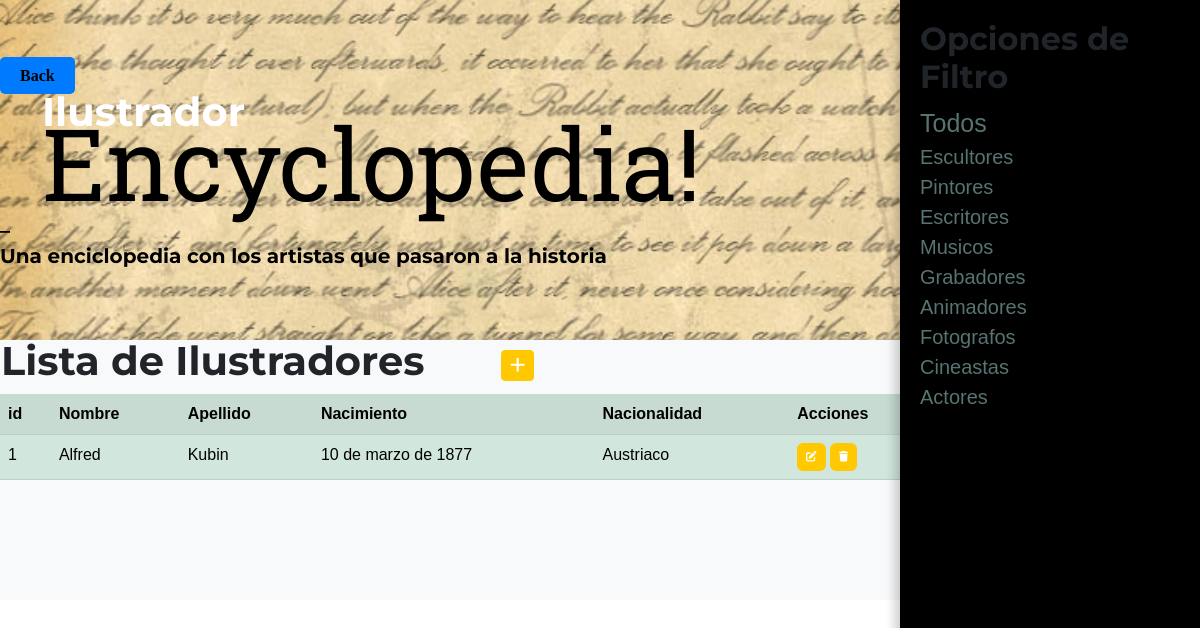
Screenshot of /encyclopedia/ilustrador/ with the database file from the repository.
### Salute_dEncyclopedia/models.py (models this page shows, shortened)
class Ilustrador(models.Model):
    nombre = models.CharField(max_length=50)
    apellido = models.CharField(max_length=50)
    nacimiento = models.DateField(default="Desconocido")
    profesion = models.CharField(max_length=50, default='Sin profesión especificada')
    nacionalidad = models.CharField(max_length=50, default='Sin nacionalidad especificada')
    class Meta:
        verbose_name = "Ilustrador"
        verbose_name_plural = "Ilustradores"

### Salute_dEncyclopedia/views.py (the view)
# urls.py: path('ilustrador/', IlustradorList.as_view(), name="Ilustrador"),
def ilustrador(request):
    contexto = {"Ilustradores": Ilustrador.objects.all()}
    return render(request, "Salute_dEncyclopedia/ailustrador.html", contexto)

### Salute_dEncyclopedia/templates/Salute_dEncyclopedia/ailustrador.html (shortened to what this page needs)
{% extends "Salute_dEncyclopedia/base.html" %}
{% load static %}
{% block titulo %}
<h1>Ilustrador</h1>
{% endblock titulo %}
{% block contenido %}
<!DOCTYPE html>
<html>
<head>
</head>
<body>
    <div id="filters-panel">
        <div id="filters-content">
            <h2>Opciones de Filtro</h2>
            <a class="link" href="{% url 'Salute_dEncyclopedia:Encyclopedia' %}" style="color: rgb(86, 116, 113); display: block;
            text-decoration: none; font-size: 25px;">Todos</a>
            <a class="link" href="{% url 'Salute_dEncyclopedia:Escultor' %}" style="color: rgb(86, 116, 113); display: block;
             text-decoration: none; font-size: 20px;">Escultores</a>
            <a class="link" href="{% url 'Salute_dEncyclopedia:Pintor' %}" style="color: rgb(86, 116, 113); display: block;
             text-decoration: none; font-size: 20px;">Pintores</a>
            <a class="link" href="{% url 'Salute_dEncyclopedia:Escritor' %}" style="color: rgb(86, 116, 113); display: block;
             text-decoration: none; font-size: 20px;">Escritores</a>
            <a class="link" href="{% url 'Salute_dEncyclopedia:Musico' %}" style="color: rgb(86, 116, 113); display: block;
             text-decoration: none; font-size: 20px;">Musicos</a>
            <a class="link" href="{% url 'Salute_dEncyclopedia:Grabador' %}" style="color: rgb(86, 116, 113); display: block;
             text-decoration: none; font-size: 20px;">Grabadores</a>
            <a class="link" href="{% url 'Salute_dEncyclopedia:Animador' %}" style="color: rgb(86, 116, 113); display: block;
             text-decoration: none; font-size: 20px;">Animadores</a>
            <a class="link" href="{% url 'Salute_dEncyclopedia:Fotografo' %}" style="color: rgb(86, 116, 113); display: block;
             text-decoration: none; font-size: 20px;">Fotografos</a>
            <a class="link" href="{% url 'Salute_dEncyclopedia:Cineasta' %}" style="color: rgb(86, 116, 113); display: block;
             text-decoration: none; font-size: 20px;">Cineastas</a>
            <a class="link" href="{% url 'Salute_dEncyclopedia:Actor' %}" style="color: rgb(86, 116, 113); display: block;
             text-decoration: none; font-size: 20px;">Actores</a>
        </div>
    </div>
</body>
</html>
<table>
    <tr>
        <td width="500"><h1>Lista de Ilustradores</h1></td>
        <td>
            <a
            href="{% url 'Salute_dEncyclopedia:create_ilustrador' %}"
            class="btn btn-primary btn-sm"
            ><i class="fa fa-plus fa-lg" title="New Record"> </i>
            </a>
        </td>
    </tr>
</table>
<table class="table table-success table-striped">
    <tr>
        <th>id</th>
        <th>Nombre</th>
        <th>Apellido</th>
        <th>Nacimiento</th>
        <th>Nacionalidad</th>
        <th>Acciones</th>
    </tr>
{% for i in Ilustradores %}
    <tr>
        <td>{{ i.id }}</td>
        <td>{{ i.nombre }}</td>
        <td>{{ i.apellido }}</td>
        <td>{{ i.nacimiento }}</td>
        <td>{{ i.nacionalidad }}</td>
        <td>
            <a
            href="{% url 'Salute_dEncyclopedia:update_ilustrador' i.id %}"
            class="btn btn-primary"
            style="--bs-btn-padding-y: .25rem; --bs-btn-padding-x: .5rem; --bs-btn-font-size: .75rem;"
            ><i class="fa fa-edit fa-sm" title="Edit Record"></i>
            </a>
            <a
                href="{% url 'Salute_dEncyclopedia:delete_ilustrador' i.id %}"
                class="btn btn-primary"
                style="--bs-btn-padding-y: .25rem; --bs-btn-padding-x: .5rem; --bs-btn-font-size: .75rem;"
                ><i class="fa fa-trash fa-sm" title="Delete"></i>
                </a>
        </td>
    </tr>
{% endfor %}
</table>
{% endblock contenido %}

### Salute_dEncyclopedia/templates/Salute_dEncyclopedia/ailustrador.html (style rules this page uses)
body { margin: 0; padding: 0; font-family: Arial, sans-serif; }
#filters-panel { position: fixed; top: 0; right: 0; width: 300px; height: 100vh; background-color: #000000; box-shadow: -5px 0px 10px rgba(0, 0, 0, 0.2); }
#filters-content { padding: 20px; }

### rows the page displays
Ilustrador: id "1", nombre "Alfred", apellido "Kubin", nacimiento "10 de marzo de 1877", nacionalidad "Austriaco"
